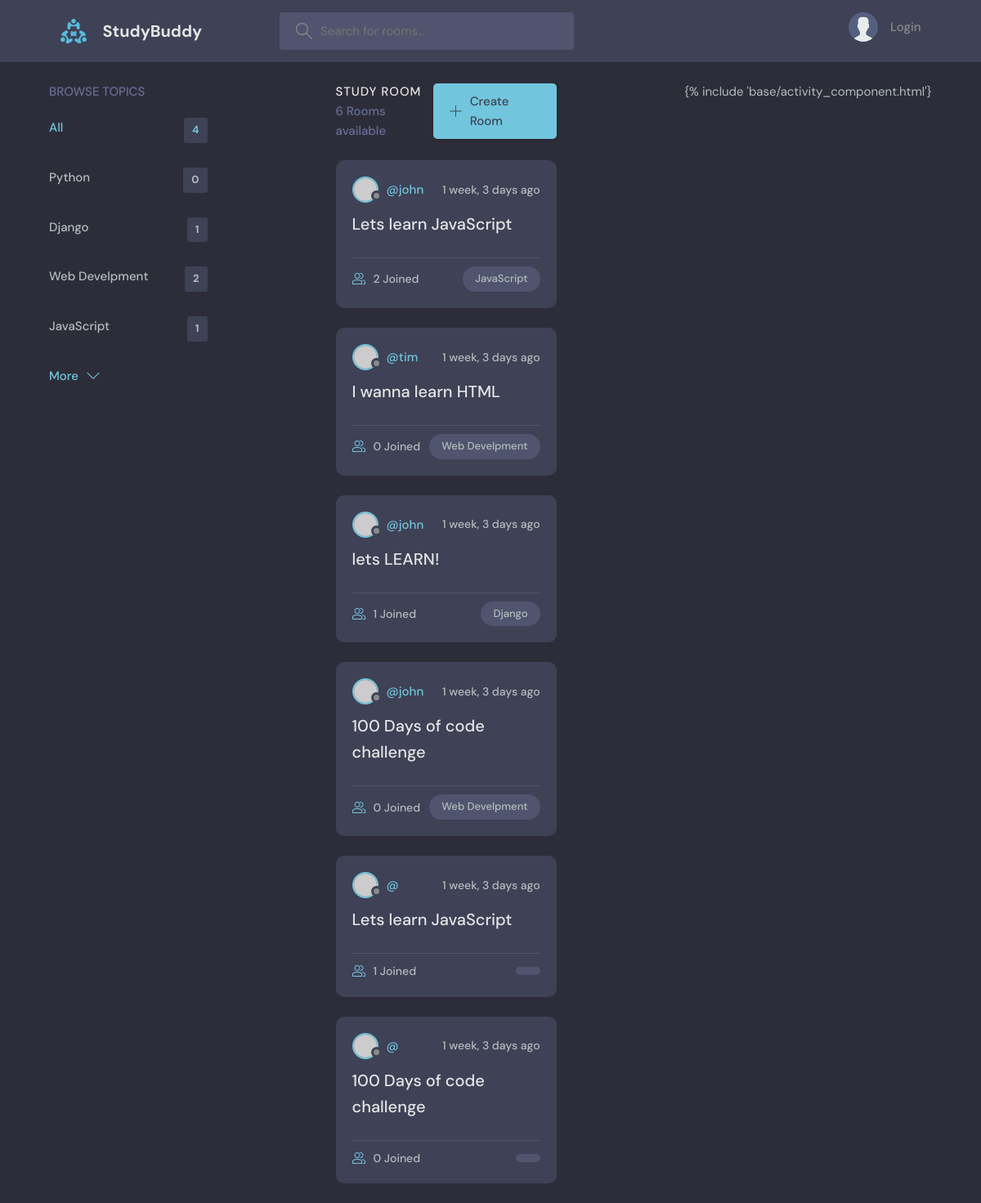
The page / on the database its author committed.
### base/models.py (models this page shows, shortened)
class Topic(models.Model):
    name = models.CharField(max_length=200)

class Room(models.Model):
    host = models.ForeignKey(User, on_delete=models.SET_NULL, null=True)
    topic = models.ForeignKey(Topic, on_delete=models.SET_NULL, null=True)
    name = models.CharField(max_length=200)
    description = models.TextField(null=True, blank=True)
    participants = models.ManyToManyField(User, related_name='participants', blank=True)
    updated = models.DateTimeField(auto_now=True)
    created = models.DateTimeField(auto_now_add=True)
    class Meta:
        ordering = ['-updated', '-created']

### base/views.py (the view)
# urls.py: path('', views.home, name="home"),
def home(request):
    q = request.GET.get('q') if request.GET.get('q') != None else ''
    rooms = Room.objects.filter(
        Q(topic__name__icontains=q) |
        Q(name__icontains=q) |
        Q(description__icontains=q)
    )
    topics = Topic.objects.all()
    room_count = rooms.count()
    room_messages = Message.objects.filter(Q(room__topic__name__icontains=q))
    context = {'rooms': rooms, 'topics': topics,
               'room_count': room_count, 'room_messages': room_messages}
    return render(request, 'base/home.html', context)

### base/templates/base/home.html (shortened to what this page needs)
{% extends 'main.html' %}
    <main class="layout layout--3">
      <div class="container">
        {% include 'base/topics_component.html' %}
        <div class="roomList">
          <div class="roomList__header">
            <div>
              <h2>Study Room</h2>
              <p>{{room_count}} Rooms available</p>
            </div>
            <a class="btn btn--main" href="create-room.html">
              <svg version="1.1" xmlns="http://www.w3.org/2000/svg" width="32" height="32" viewBox="0 0 32 32">
                <title>add</title>
                <path
                  d="M16.943 0.943h-1.885v14.115h-14.115v1.885h14.115v14.115h1.885v-14.115h14.115v-1.885h-14.115v-14.115z"
                ></path>
              </svg>
              Create Room
            </a>
          </div>
          {% include 'base/feed_component.html' %}
        </div>
         {% include 'base/activity_component.html'}
      </div>
    </main>

### base/templates/base/topics_component.html
<div class="topics">
    <div class="topics__header">
      <h2>Browse Topics</h2>
    </div>
    <ul class="topics__list">
      <li>
        <a href="{% url 'home' %}" class="active">All <span>{{topics.count}}</span></a>
      </li>
      {% for topic in topics %}
      <li>
        <a href="{% url 'home' %}?q={{topic.name}}">{{topic.name}}<span>{{topic.room_set.all.count}}</span></a>
      </li>
      {% endfor %}
    </ul>
    <a class="btn btn--link" href="topics.html">
      More
      <svg version="1.1" xmlns="http://www.w3.org/2000/svg" width="32" height="32" viewBox="0 0 32 32">
        <title>chevron-down</title>
        <path d="M16 21l-13-13h-3l16 16 16-16h-3l-13 13z"></path>
      </svg>
    </a>
</div>

### base/templates/base/feed_component.html (shortened to what this page needs)
{% for room in rooms %}
<div class="roomListRoom">
    <div class="roomListRoom__header">
        <a href="{% url 'user-profile' room.id %}" class="roomListRoom__author">
            <div class="avatar avatar--small">
                <img src="https://randomuser.me/api/portraits/women/11.jpg" />
            </div>
            <span>@{{room.host.username}}</span>
        </a>
        <div class="roomListRoom__actions">
            <span>{{room.created|timesince}} ago</span>
        </div>
    </div>
    <div class="roomListRoom__content">
        <a href="{% url 'room' room.id %}">{{room.name}}</a>
    </div>
    <div class="roomListRoom__meta">
        <a href="{% url 'room' room.id %}" class="roomListRoom__joined">
            {{room.participants.all.count}} Joined
        </a>
        <p class="roomListRoom__topic">{{room.topic.name}}</p>
    </div>
</div>
{% endfor %}

### static/styles/style.css (style rules this page uses)
:root { --color-main: #71c6dd; --color-main-light: #e1f6fb; --color-dark: #3f4156; --color-dark-medium: #51546e; --color-dark-light: #696d97; --color-light: #e5e5e5; --color-gray: #8b8b8b; --color-light-gray: #b2bdbd; --color-bg: #2d2d39; --color-success: #5dd693; --color-error: #fc4b0b; }
* { font-family: "DM Sans", -apple-system, BlinkMacSystemFont, "Segoe UI", Roboto, Oxygen, Ubuntu, Cantarell, "Open Sans", "Helvetica Neue", sans-serif; margin: 0; padding: 0; box-sizing: border-box; text-rendering: optimizeLegibility; font-size: inherit; }
html { font-size: 56.25%; }
@media only screen and (min-width: 1200px) { html { font-size: 62.5%; } }
body { line-height: 1.6; font-weight: 400; font-size: 1.5rem; color: var(--color-light-gray); background-color: var(--color-bg); min-height: 100vh; }
img { width: 100%; }
a { display: inline-block; color: var(--color-main); text-decoration: none; }
.container { max-width: 120rem; width: 90%; margin: auto; }
.btn { background-color: transparent; border: none; display: inline-flex; align-items: center; gap: 1rem; cursor: pointer; transition: all ease-in-out 0.3s; padding: 1rem 2rem; border-radius: 5px; box-shadow: 1px 1px 3px 1px rgba(0, 0, 0, 0.15); font-weight: 500; }
.btn--link { border-radius: 0; padding: 0; color: var(--color-main); box-shadow: none; }
.btn--main { background-color: var(--color-main); color: var(--color-dark); }
.btn > svg { fill: currentColor; width: 1.6rem; height: 1.6rem; }
.avatar { position: relative; display: inline-block; border-radius: 50%; border: 2px solid var(--color-main); }
.avatar img { display: block; border-radius: 50%; object-fit: cover; object-position: center; }
.avatar::after { content: ""; display: block; position: absolute; background-color: var(--color-gray); z-index: 111; border-radius: 50%; border: 0.3rem solid var(--color-dark); }
.avatar.avatar--small img { width: 2.8rem; height: 2.8rem; }
.avatar.avatar--small:after { width: 0.7rem; height: 0.7rem; bottom: 0px; right: -6px; }
.layout { margin-top: 2.4rem; }
.layout > .container { display: flex; justify-content: space-between; align-items: flex-start; }
.layout--3 > .container > div:first-child { flex-basis: 18%; max-width: 22.5rem; }
.layout--3 > .container > div:nth-child(2) { flex-basis: 50%; }
.layout--3 > .container > div:last-child { flex-basis: 25%; }
.topics__header { margin-bottom: 2rem; }
.topics__header h2 { text-transform: uppercase; font-weight: 500; color: var(--color-dark-light); }
.topics__list { list-style: none; }
.topics__list li a { display: flex; justify-content: space-between; margin-bottom: 3rem; font-weight: 500; color: var(--color-light-gray); transition: all 0.3s ease-in-out; }
.topics__list li a.active, .topics__list li a:hover { color: var(--color-main); }
.topics__list li a span { padding: 0.5rem 1rem; background-color: var(--color-dark); border-radius: 3px; font-size: 1.3rem; font-weight: 700; letter-spacing: 1px; }
.roomList__header { display: flex; justify-content: space-between; align-items: center; margin-bottom: 2.4rem; }
.roomList__header h2 { text-transform: uppercase; font-weight: 500; color: var(--color-light); letter-spacing: 1px; }
.roomList__header p { font-weight: 500; color: var(--color-dark-light); }
.roomListRoom { margin-bottom: 2.4rem; background-color: var(--color-dark); border-radius: 1rem; padding: 2rem; }
.roomListRoom__header { display: flex; justify-content: space-between; align-items: center; }
.roomListRoom__author { font-weight: 500; display: flex; align-items: center; gap: 1rem; }
.roomListRoom__actions { display: flex; align-items: flex-start; gap: 1rem; position: relative; }
.roomListRoom__actions span { font-size: 1.4rem; font-weight: 500; }
.roomListRoom__content { margin: 1rem 0; }
.roomListRoom__content a { font-size: 2rem; font-weight: 500; margin-bottom: 1.5rem; color: var(--color-light); transition: all 0.3s ease-in-out; }
.roomListRoom__meta { border-top: 1px solid var(--color-dark-medium); padding-top: 1rem; display: flex; align-items: center; justify-content: space-between; }
.roomListRoom__joined { color: var(--color-light-gray); display: flex; align-items: center; gap: 1rem; font-size: 1.4rem; font-weight: 500; }
.roomListRoom__joined svg { fill: var(--color-main); width: 1.6rem; height: 1.6rem; }
.roomListRoom__topic { padding: 5px 1.5rem; background-color: var(--color-dark-medium); border-radius: 5rem; font-weight: 500; font-size: 1.3rem; }

### rows shown on the page
Topic: name "Python", room_set.all.count "0"
Topic: name "Django", room_set.all.count "1"
Topic: name "Web Develpment", room_set.all.count "2"
Topic: name "JavaScript", room_set.all.count "1"
Room: host.username "john", created "1 week, 3 days", name "Lets learn JavaScript", participants.all.count "2", topic.name "JavaScript"
Room: host.username "tim", created "1 week, 3 days", name "I wanna learn HTML", participants.all.count "0", topic.name "Web Develpment"
Room: host.username "john", created "1 week, 3 days", name "lets LEARN!", participants.all.count "1", topic.name "Django"
Room: host.username "john", created "1 week, 3 days", name "100 Days of code challenge", participants.all.count "0", topic.name "Web Develpment"
Room: created "1 week, 3 days", name "Lets learn JavaScript", participants.all.count "1"
Room: created "1 week, 3 days", name "100 Days of code challenge", participants.all.count "0"

### other values the page prints
{{ topics.count }} "4"
{{ room_count }} "6"
